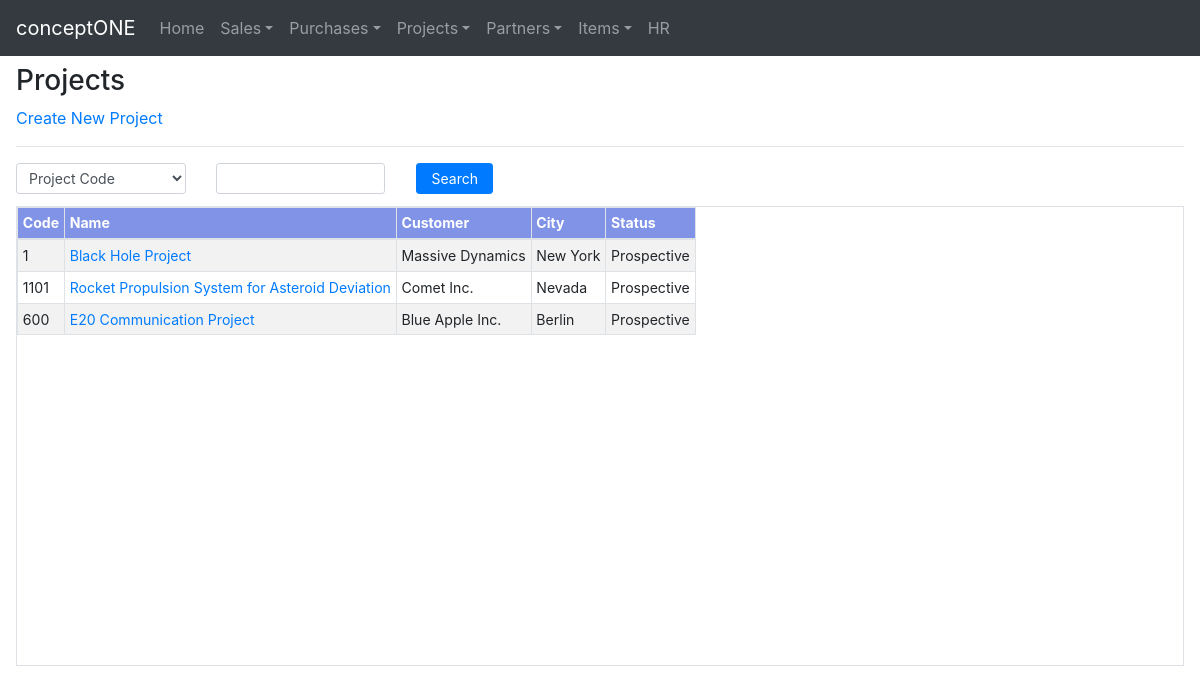
The app's page /projects/, older data.
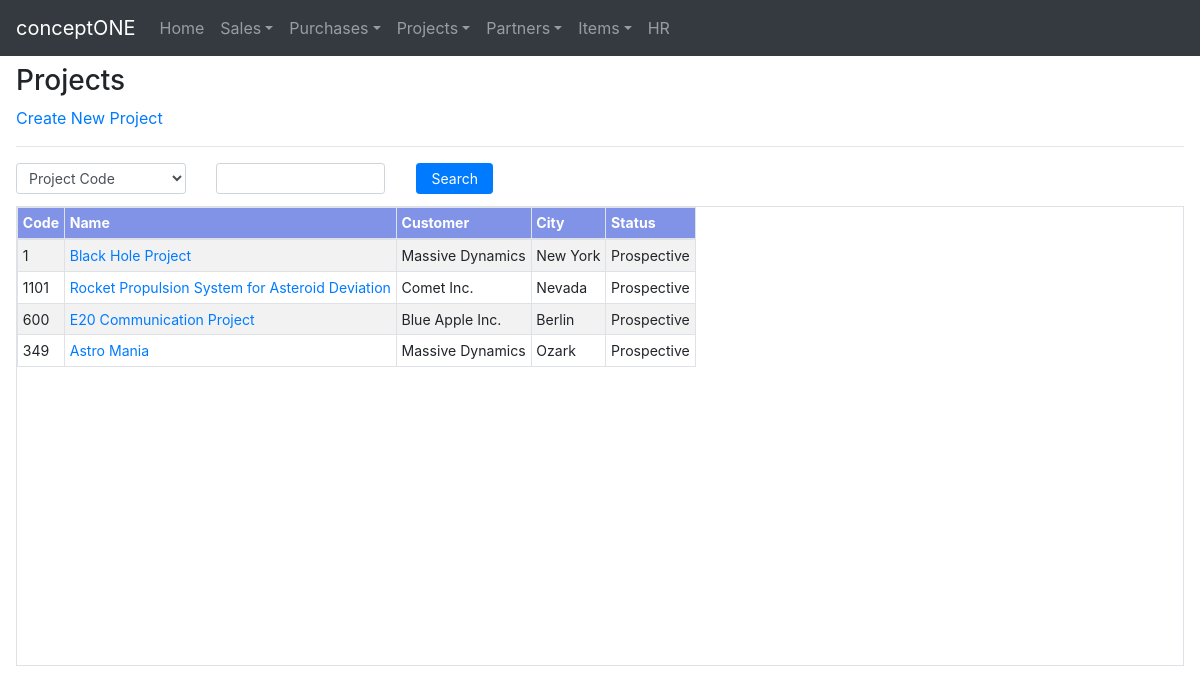
The same page, newer data.
### crudbasic/models.py (models this page shows, shortened)
class Projects(models.Model):
    status_flags = [
        ('Prospective','Prospective'),
        ('Completed','Completed'),
        ('On-Going','On-Going'),
    ]
    project_code = models.CharField(max_length=16, unique=True)
    project_name = models.CharField(max_length=128, unique=True)
    project_customer = models.ForeignKey(Customers, on_delete=models.PROTECT)
    project_city = models.CharField(max_length=128)
    project_status = models.CharField(max_length=16,choices=status_flags)
    created_on = models.DateTimeField(auto_now_add=True)
    updated_on = models.DateTimeField(auto_now=True)

class Customers(models.Model):
    customer_code = models.CharField(max_length=16, unique=True)
    customer_name = models.CharField(max_length=128, unique=True)
    customer_address = models.CharField(max_length=264)
    customer_city = models.CharField(max_length=128)
    customer_phone = models.CharField(max_length=128, blank=True)
    customer_fax = models.CharField(max_length=128, blank=True)
    customer_email = models.EmailField(max_length=192, blank=True)
    customer_ntn_number = models.CharField(max_length=128, blank=True)
    created_on = models.DateTimeField(auto_now_add=True)
    updated_on = models.DateTimeField(auto_now=True)
    def __str__(self):
        return self.customer_name

### crudbasic/views.py (the view, shortened to what this page needs)
# urls.py: path('projects/',views.ProjectView.as_view(),name='projects'),
class ProjectView(TemplateView):
    template_name = 'crudbasic/basedisplay.html'
    def get(self, request, *args, **kwargs):
        main_title = 'Projects'
        create_link= {'name':'Create New Project','value':'crudbasic:createproject'}
        search_form = BasicSearch(caller = Projects)
        table_head_temp = get_col_heads(Projects)
        table_head = []
        for idx, val in enumerate(table_head_temp):
            table_head.append(str(val[1]).split(" ")[1])
        page_data = Projects.objects.order_by('created_on')
        return render(request, self.template_name, {'page_data': page_data,
                                                    'search_form' : search_form,
                                                    'table_head':table_head,
                                                    'main_title':main_title,
                                                    'create_link':create_link
                                                    })

### crudbasic/forms.py
class BasicSearch(forms.Form):
    field_dct = {}
    search_by = forms.ChoiceField(choices=field_dct,widget=forms.Select(attrs={'class':'form-control form-control-sm'}))
    search_for = forms.CharField(widget=forms.TextInput(attrs={'class':'form-control form-control-sm'}))
    def __init__(self,*arg,**kwargs):
        caller = kwargs.pop('caller')
        if caller == Customers:
            print(caller)
        super(BasicSearch, self).__init__(*arg,**kwargs)
        field_dct = get_col_heads(caller)
        self.fields['search_by'].choices = field_dct

### crudbasic/basic_functions.py (called while the page is built)
def get_col_heads(caller):
    caller_fields = caller._meta.fields
    field_list = []
    human_rdable_list =[]
    for fields in caller_fields:
        column_head = (str(fields)).split(".")
        human_rdable_name = column_head[-1].replace("_"," ").title()
        human_rdable_list.append(human_rdable_name)
        field_list.append(column_head[-1])
    field_list = field_list[1:-2]
    human_rdable_list = human_rdable_list[1:-2]
    field_dct = tuple(zip(field_list,human_rdable_list))
    return field_dct

### templates/crudbasic/basedisplay.html
<!DOCTYPE html>
{% extends 'crudbasic/base.html' %}
{% block body_block %}
<h3 class="">{{ main_title }}</h3>
<a class="" href="{% url create_link.value %}">{{ create_link.name }}</a>
<hr class="">
<form method="POST">{% csrf_token %}
  <div class="row mb-0">
    <div class="col-xl-2 col-lg-3 col-md-4 mb-2">
      {{ search_form.search_by}}
    </div>
    <div class="col-xl-2 col-lg-3 col-md-4 mb-2">
      {{ search_form.search_for }}
    </div>
    <div class="col-xl-1 col-lg-1 col-md-2 pl-2 mb-1 ml-2">
      <button class="btn btn-primary btn-sm button-custom" type="submit" value="search" name="search">Search</button>
    </div>
  </div>
</form>
<div class="row">
  <div class="col-md-12">
    <div class="mt-0 pb-3 pt-1">
    {% if page_data %}
    <table class="table table-bordered table-striped table-sm table-properties">
      <thead class="">
        <tr>
          {% for head in table_head %}
            <th scope="col">{{ head }}</th>
          {% endfor %}
        </tr>
      </thead>
      <tbody>
        {% if main_title == 'Customers' %}
          {% include 'crudbasic/tables/customertable.html' %}
        {% elif main_title == 'Suppliers' %}
          {% include 'crudbasic/tables/suppliertable.html' %}
        {% elif main_title == 'Items' %}
          {% include 'crudbasic/tables/itemtable.html' %}
        {% elif main_title == 'Projects' %}
          {% include 'crudbasic/tables/projecttable.html' %}
        {% endif %}
      </tbody>
    </table>
    {% else %}
      <p>Oops! No Record found</p>
    {% endif %}
    </div>
  </div>
</div>
{% endblock %}

### templates/crudbasic/tables/projecttable.html
<!DOCTYPE html>
{% for project in page_data %}
<tr>
  <td>{{ project.project_code }}</td>
  <td>
    <a href="update/{{project.id}}">{{ project.project_name }}</a>
  </td>
  <td>{{ project.project_customer }}</td>
  <td>{{ project.project_city }}</td>
  <td>{{ project.project_status }}</td>
</tr>
{% endfor %}

Row changes from the older to the newer data that the page shows:
added Projects: project_code "349", project_name "Astro Mania", project_customer "Massive Dynamics", project_city "Ozark", project_status "Prospective"
